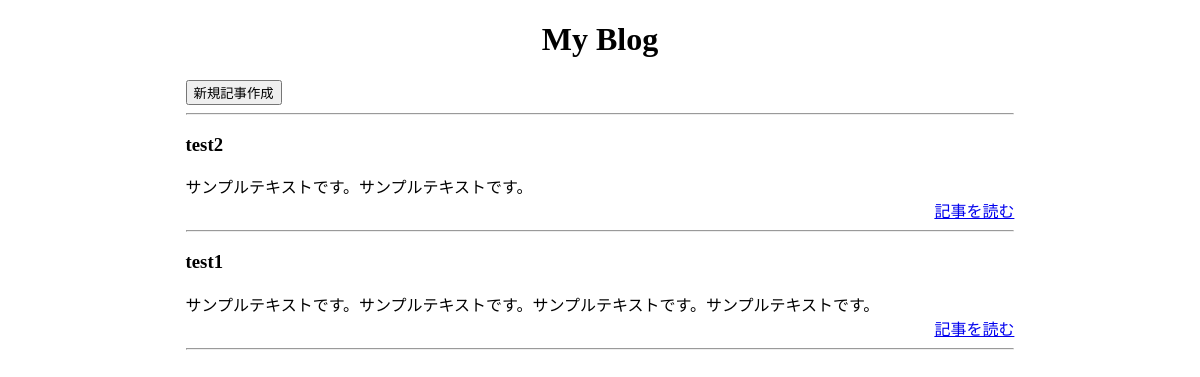
Before: / with the older database file.
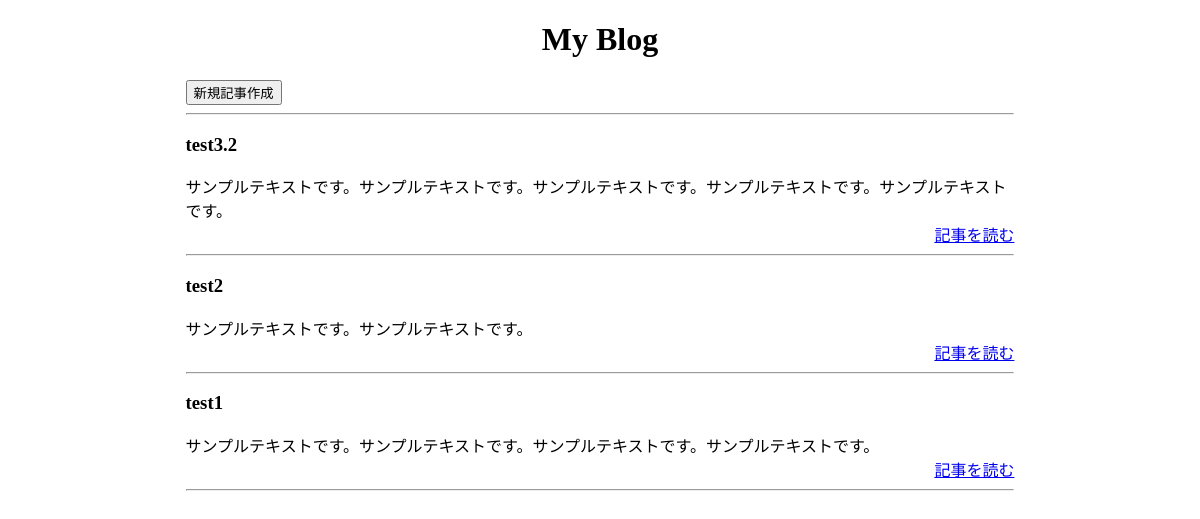
After: the same page with the newer database file.
### blogs/models.py (models this page shows, shortened)
class Blog(models.Model):
    title = models.CharField(blank=False, null=False, max_length=150)
    text = models.TextField(blank=True)
    created_datetime = models.DateTimeField(auto_now_add=True)
    updated_datetime = models.DateTimeField(auto_now=True)

### blogs/views.py (the view)
# urls.py: path('', views.index, name='index'),
def index(request):
    blogs = Blog.objects.order_by('-created_datetime')
    return render(request, 'blogs/index.html', {'blogs':blogs })

### blogs/templates/blogs/index.html (shortened to what this page needs)
<!DOCTYPE html>
<html lang="ja">
  <head>
  </head>
  <body>
    <h1 style="text-align: center">My Blog</h1>
    <div style="width: 70%; margin: 0px auto">
      <a href="{% url 'blogs:new' %}">
        <button class="btn">新規記事作成</button>
      </a>
      <hr />
      {% for blog in blogs %}
      <div>
        <h3>{{ blog.title }}</h3>
        <div>{{ blog.text | truncatechars:100 }}</div>
        <div style="text-align: right">
          <a href="{% url 'blogs:detail' blog_id=blog.id %}">記事を読む</a>
        </div>
      </div>
      <hr />
      {% endfor %}
    </div>
  </body>
</html>

Changed rows visible on the page:
added Blog: title "test3.2", text "サンプルテキストです。サンプルテキストです。サンプルテキストです。サンプルテキストです。サンプルテキストです。"
